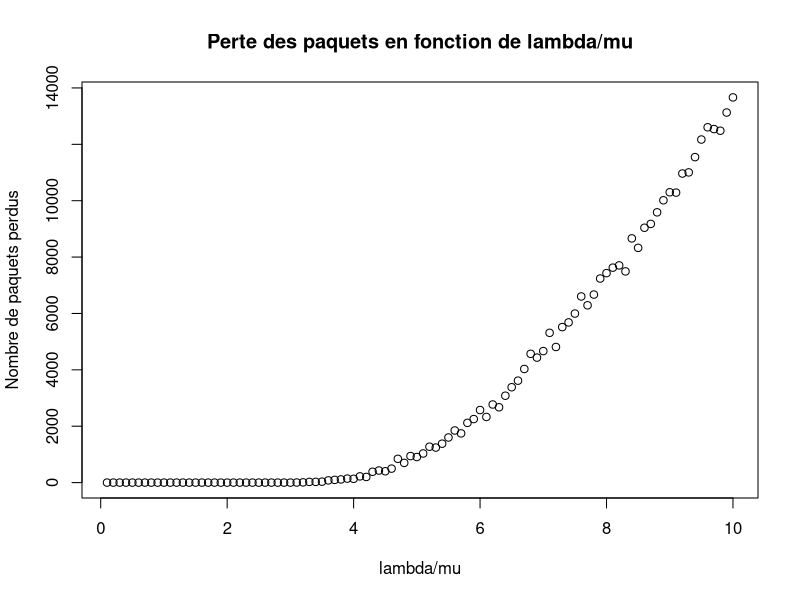

R code for this plot: (Note: a time limit stopped this script after it produced the figure.)
## ---- chunk 1
knitr::opts_chunk$set(echo = TRUE)
## ---- chunk 2

   ## Simulation de l'arrivée des requêtes :

   ## Simulation des services :

ListePaquetsPerdus=c()

   simulationServeur2 = function(lambda,mu,N,p1,p2,p3,duration,nbServeurs){
     ## N : capacité maximale de stockage (en service + dans la file d'attente)
     ## p1,p2,p3 : proportion de priorités (p1+p2+p3 = 1)
     ## lambda : intensité, lambda>0
   ## 1/mu : temps de traitement, mu>0
     ## nbServeurs : nombre de serveurs

     ## Duree de l'experience
     totalTime = duration   # duration of simulation
     expTime = 0 # simulation time

     N = N * nbServeurs # on augmente la taille de la file globale en fonction du nombre de serveurs dispos

     ## Pour les arrivees
     k1 = 0 # nombre de requêtes dans la queue de P1
     k2 = 0 # nombre de requêtes dans la queue de P2
     k3 = 0 # nombre de requêtes dans la queue de P3
     k = 0 # nombre de requêtes totales

     compteurTraitesk1 = 0 # nombre des requêtes 1 traitees successivement
     compteurTraitesk2 = 0 # nombre des requêtes 2 traites successivement
     compteurTraitesk3 = 0 # nombre des requêtes 1 traitees successivement

     compteurRecuesk1 = 0 # nombre des requêtes 1 recues
     compteurRecuesk2 = 0 # nombre des requêtes 2 recues
     compteurRecuesk3 = 0 # nombre des requêtes 1 recues

     compteurPerduesk1 = 0 # nombre des requêtes 1 perdues
     compteurPerduesk2 = 0 # nombre des requêtes 2 perdues
     compteurPerduesk3 = 0 # nombre des requêtes 1 perdues

     tempsArrivee = 0 # Temps pour la reception suivante
     tempsService = 0 # Temps pour le service suivant

     paquetsRecus = 0
     paquetsTraites = 0
     paquetsPerdus = 0

     while(expTime<totalTime){
       if (tempsArrivee< tempsService || k == 0) {
         paquetsRecus = paquetsRecus + 1
         ## On associe a la requete une priorite
         randomPriority = sample(1:100,1)

         if(randomPriority < p1*100){
           prochaineRequete = rexp(1,p1* lambda)
           if(k==N){
             paquetsPerdus = paquetsPerdus + 1
             compteurPerduesk1 = compteurPerduesk1+1
           }
           else{
             compteurRecuesk1 = compteurRecuesk1 + 1
             k1 = k1 +1
           }
         }
         else if( p1*100 <= randomPriority && randomPriority < (p1*100 + p2*100)){
           prochaineRequete = rexp(1,p2* lambda)
           if(k==N){
             paquetsPerdus = paquetsPerdus + 1
             compteurPerduesk2 = compteurPerduesk2+1
           }
           else{
             compteurRecuesk2 = compteurRecuesk2 + 1
             k2 = k2 + 1
           }
         }
         else{
           prochaineRequete = rexp(1,p3* lambda)
           if(k==N){
             paquetsPerdus = paquetsPerdus + 1
             compteurPerduesk3 = compteurPerduesk3 + 1
           }
           else{
             compteurRecuesk3 = compteurRecuesk3 + 1
             k3 = k3 + 1
           }
         }
         tempsArrivee = tempsArrivee + prochaineRequete
         k = k1+k2+k3
         expTime = tempsArrivee


       }else
         {
           prochainService = rexp(1,mu)
           tempsService = tempsService + prochainService
           for (i in 0:nbServeurs) {
             if (k1 > 0){
               k1 = k1 - 1
               paquetsTraites = paquetsTraites + 1
               compteurTraitesk1 = compteurTraitesk1 +1
             }
             else if (k2 > 0){
               k2 = k2 - 1
               paquetsTraites = paquetsTraites + 1
               compteurTraitesk2 = compteurTraitesk2+1
             }
             else if (k3 > 0){
               k3 = k3 - 1
               paquetsTraites = paquetsTraites + 1
               compteurTraitesk3 = compteurTraitesk3 +1
             }

             k = k1+k2+k3
           }
           expTime = tempsService
       }
     }
     return(paquetsPerdus)
   }

   simu=list();
   lambda2 = 0.1
   iterations = 1:100
   scope = seq(0.1,10,by=0.1)
   for(i in iterations){
     simu[i] = simulationServeur2(lambda2,1,10,0.5,0.3,0.2,10^4,1)
     lambda2 = lambda2 + 0.1
   }
   plot(scope,simu, main="Perte des paquets en fonction de lambda/mu", xlab="lambda/mu", ylab="Nombre de paquets perdus")


   
## ---- chunk 3

   ## Simulation de l'arrivée des requêtes :

   ## Simulation des services :

ListePaquetsPerdus=c()

   simulationServeur2 = function(lambda,mu,N,p1,p2,p3,duration,nbServeurs){
     ## N : capacité maximale de stockage (en service + dans la file d'attente)
     ## p1,p2,p3 : proportion de priorités (p1+p2+p3 = 1)
     ## lambda : intensité, lambda>0
   ## 1/mu : temps de traitement, mu>0
     ## nbServeurs : nombre de serveurs

     ## Duree de l'experience
     totalTime = duration   # duration of simulation
     expTime = 0 # simulation time

     N = N * nbServeurs # on augmente la taille de la file globale en fonction du nombre de serveurs dispos

     ## Pour les arrivees
     k1 = 0 # nombre de requêtes dans la queue de P1
     k2 = 0 # nombre de requêtes dans la queue de P2
     k3 = 0 # nombre de requêtes dans la queue de P3
     k = 0 # nombre de requêtes totales

     compteurTraitesk1 = 0 # nombre des requêtes 1 traitees successivement
     compteurTraitesk2 = 0 # nombre des requêtes 2 traites successivement
     compteurTraitesk3 = 0 # nombre des requêtes 1 traitees successivement

     compteurRecuesk1 = 0 # nombre des requêtes 1 recues
     compteurRecuesk2 = 0 # nombre des requêtes 2 recues
     compteurRecuesk3 = 0 # nombre des requêtes 1 recues

     compteurPerduesk1 = 0 # nombre des requêtes 1 perdues
     compteurPerduesk2 = 0 # nombre des requêtes 2 perdues
     compteurPerduesk3 = 0 # nombre des requêtes 1 perdues

     tempsArrivee = 0 # Temps pour la reception suivante
     tempsService = 0 # Temps pour le service suivant

     paquetsRecus = 0
     paquetsTraites = 0
     paquetsPerdus = 0

     while(expTime<totalTime){
       if (tempsArrivee< tempsService || k == 0) {
         paquetsRecus = paquetsRecus + 1
         ## On associe a la requete une priorite
         randomPriority = sample(1:100,1)

         if(randomPriority < p1*100){
           prochaineRequete = rexp(1,p1* lambda)
           if(k==N){
             paquetsPerdus = paquetsPerdus + 1
             compteurPerduesk1 = compteurPerduesk1+1
           }
           else{
             compteurRecuesk1 = compteurRecuesk1 + 1
             k1 = k1 +1
           }
         }
         else if( p1*100 <= randomPriority && randomPriority < (p1*100 + p2*100)){
           prochaineRequete = rexp(1,p2* lambda)
           if(k==N){
             paquetsPerdus = paquetsPerdus + 1
             compteurPerduesk2 = compteurPerduesk2+1
           }
           else{
             compteurRecuesk2 = compteurRecuesk2 + 1
             k2 = k2 + 1
           }
         }
         else{
           prochaineRequete = rexp(1,p3* lambda)
           if(k==N){
             paquetsPerdus = paquetsPerdus + 1
             compteurPerduesk3 = compteurPerduesk3 + 1
           }
           else{
             compteurRecuesk3 = compteurRecuesk3 + 1
             k3 = k3 + 1
           }
         }
         tempsArrivee = tempsArrivee + prochaineRequete
         k = k1+k2+k3
         expTime = tempsArrivee


       }else
         {
           prochainService = rexp(1,mu)
           tempsService = tempsService + prochainService
           for (i in 0:nbServeurs) {
             if (k1 > 0){
               k1 = k1 - 1
               paquetsTraites = paquetsTraites + 1
               compteurTraitesk1 = compteurTraitesk1 +1
             }
             else if (k2 > 0){
               k2 = k2 - 1
               paquetsTraites = paquetsTraites + 1
               compteurTraitesk2 = compteurTraitesk2+1
             }
             else if (k3 > 0){
               k3 = k3 - 1
               paquetsTraites = paquetsTraites + 1
               compteurTraitesk3 = compteurTraitesk3 +1
             }

             k = k1+k2+k3
           }
           expTime = tempsService
       }
     }
     return((paquetsPerdus/paquetsRecus)*100)
   }

   simu=list();
   lambda2 = 1
   iterations = 1:100
   scope = seq(1,100,by=1)
   for(i in iterations){
     simu[i] = simulationServeur2(lambda2,1,10,0.5,0.3,0.2,10^4,1)
     lambda2 = lambda2 + 1
   }
   plot(scope,simu, main="Pourcentage de perte en fonction de lambda/mu", xlab="lambda/mu", ylab="Pourcentage de paquets perdus")

## ---- chunk 4

   ## Simulation de l'arrivée des requêtes :

   ## Simulation des services :

ListePaquetsPerdus=c()

   simulationServeur2 = function(lambda,mu,N,p1,p2,p3,duration,nbServeurs){
     ## N : capacité maximale de stockage (en service + dans la file d'attente)
     ## p1,p2,p3 : proportion de priorités (p1+p2+p3 = 1)
     ## lambda : intensité, lambda>0
   ## 1/mu : temps de traitement, mu>0
     ## nbServeurs : nombre de serveurs

     ## Duree de l'experience
     totalTime = duration   # duration of simulation
     expTime = 0 # simulation time

     N = N * nbServeurs # on augmente la taille de la file globale en fonction du nombre de serveurs dispos

     ## Pour les arrivees
     k1 = 0 # nombre de requêtes dans la queue de P1
     k2 = 0 # nombre de requêtes dans la queue de P2
     k3 = 0 # nombre de requêtes dans la queue de P3
     k = 0 # nombre de requêtes totales

     compteurTraitesk1 = 0 # nombre des requêtes 1 traitees successivement
     compteurTraitesk2 = 0 # nombre des requêtes 2 traites successivement
     compteurTraitesk3 = 0 # nombre des requêtes 1 traitees successivement

     compteurRecuesk1 = 0 # nombre des requêtes 1 recues
     compteurRecuesk2 = 0 # nombre des requêtes 2 recues
     compteurRecuesk3 = 0 # nombre des requêtes 1 recues

     compteurPerduesk1 = 0 # nombre des requêtes 1 perdues
     compteurPerduesk2 = 0 # nombre des requêtes 2 perdues
     compteurPerduesk3 = 0 # nombre des requêtes 1 perdues

     tempsArrivee = 0 # Temps pour la reception suivante
     tempsService = 0 # Temps pour le service suivant

     paquetsRecus = 0
     paquetsTraites = 0
     paquetsPerdus = 0

     while(expTime<totalTime){
       if (tempsArrivee< tempsService || k == 0) {
         paquetsRecus = paquetsRecus + 1
         ## On associe a la requete une priorite
         randomPriority = sample(1:100,1)

         if(randomPriority < p1*100){
           prochaineRequete = rexp(1,p1* lambda)
           if(k==N){
             paquetsPerdus = paquetsPerdus + 1
             compteurPerduesk1 = compteurPerduesk1+1
           }
           else{
             compteurRecuesk1 = compteurRecuesk1 + 1
             k1 = k1 +1
           }
         }
         else if( p1*100 <= randomPriority && randomPriority < (p1*100 + p2*100)){
           prochaineRequete = rexp(1,p2* lambda)
           if(k==N){
             paquetsPerdus = paquetsPerdus + 1
             compteurPerduesk2 = compteurPerduesk2+1
           }
           else{
             compteurRecuesk2 = compteurRecuesk2 + 1
             k2 = k2 + 1
           }
         }
         else{
           prochaineRequete = rexp(1,p3* lambda)
           if(k==N){
             paquetsPerdus = paquetsPerdus + 1
             compteurPerduesk3 = compteurPerduesk3 + 1
           }
           else{
             compteurRecuesk3 = compteurRecuesk3 + 1
             k3 = k3 + 1
           }
         }
         tempsArrivee = tempsArrivee + prochaineRequete
         k = k1+k2+k3
         expTime = tempsArrivee


       }else
         {
           prochainService = rexp(1,mu)
           tempsService = tempsService + prochainService
           for (i in 0:nbServeurs) {
             if (k1 > 0){
               k1 = k1 - 1
               paquetsTraites = paquetsTraites + 1
               compteurTraitesk1 = compteurTraitesk1 +1
             }
             else if (k2 > 0){
               k2 = k2 - 1
               paquetsTraites = paquetsTraites + 1
               compteurTraitesk2 = compteurTraitesk2+1
             }
             else if (k3 > 0){
               k3 = k3 - 1
               paquetsTraites = paquetsTraites + 1
               compteurTraitesk3 = compteurTraitesk3 +1
             }

             k = k1+k2+k3
           }
           expTime = tempsService
       }
     }
     return((paquetsPerdus/paquetsRecus)*100)
   }

   simu=list();
   serveurs = 1
   iterations = 1:10
   scope = seq(0.1,10,by=1)
   for(i in iterations){
     simu[i] = simulationServeur2(12,1,10,0.5,0.3,0.2,10^4,serveurs)
     serveurs = serveurs + 1
   }
   plot(scope,simu, main="Pourcentage de perte en fonction du nombre de serveurs", xlab="Nombre de serveurs", ylab="Pourcentage de paquets perdus")
